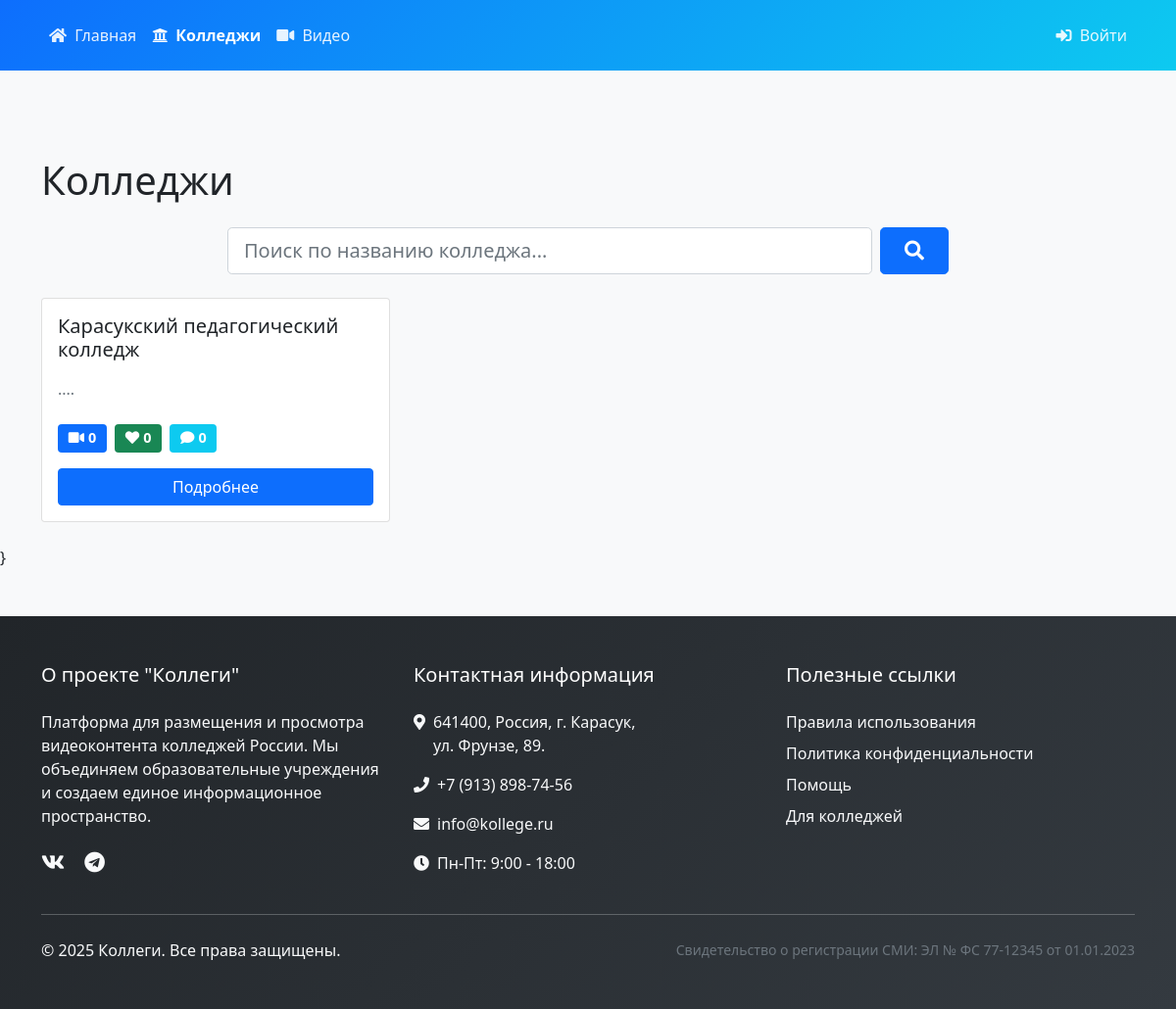
The page /index.php?page=colleges on the database as committed earlier.
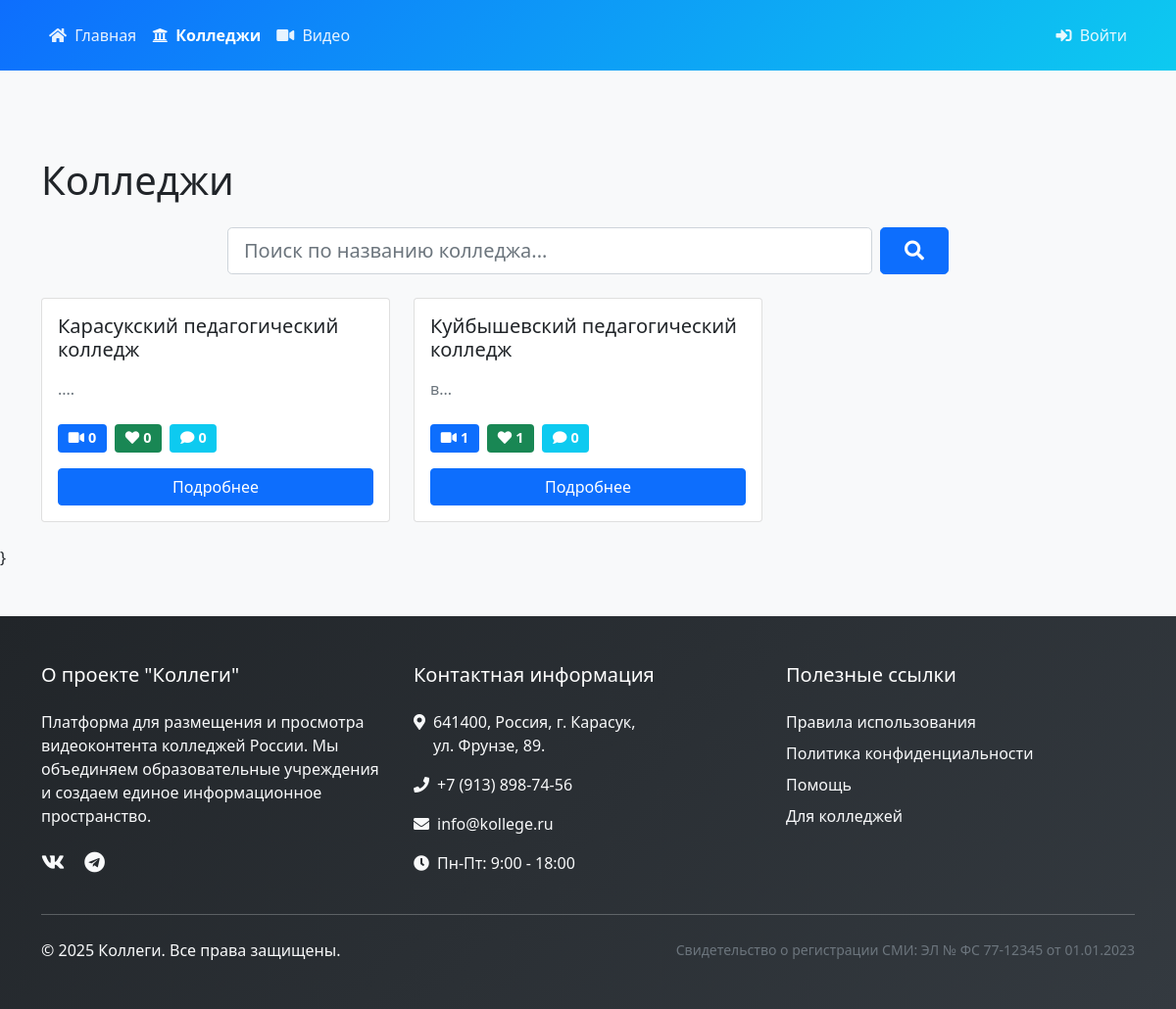
The same page on the database as committed later.
### tables this page shows
CREATE TABLE `users` (
  `id` int(11) NOT NULL,
  `username` varchar(50) NOT NULL,
  `email` varchar(100) NOT NULL,
  `password` varchar(255) NOT NULL,
  `college_name` varchar(100) NOT NULL,
  `description` text DEFAULT NULL,
  `role` enum('admin','college') DEFAULT 'college',
  `created_at` timestamp NOT NULL DEFAULT current_timestamp(),
  `reset_token` varchar(255) DEFAULT NULL,
  `reset_token_expires` timestamp NULL DEFAULT NULL,
  `website` varchar(255) DEFAULT NULL,
  `social_vk` varchar(255) DEFAULT NULL,
  `social_rutube` varchar(255) DEFAULT NULL,
  `profile_image` varchar(255) DEFAULT NULL
);

### pages/colleges/list.php (the view, shortened to what this page needs)
<?php
$search = isset($_GET['search']) ? trim($_GET['search']) : '';
$query = "SELECT u.*,
          COUNT(DISTINCT v.id) as video_count,
          COUNT(DISTINCT vl.id) as total_likes,
          COUNT(DISTINCT vc.id) as total_comments
          FROM users u
          LEFT JOIN videos v ON u.id = v.college_id AND v.status = 'approved'
          LEFT JOIN video_likes vl ON v.id = vl.video_id
          LEFT JOIN video_comments vc ON v.id = vc.video_id
          WHERE u.role = 'college'";
$query .= " GROUP BY u.id ORDER BY u.college_name";
$stmt = $db->prepare($query);
$stmt->execute();
$colleges = $stmt->fetchAll();
?>
<div class="container py-4">
    <h1 class="mb-4">Колледжи</h1>
    <div class="row mb-4">
        <div class="col-md-8 mx-auto">
            <form method="GET" action="index.php" class="d-flex gap-2">
                <input type="text"
                       class="form-control form-control-lg"
                       id="search"
                       name="search"
                       placeholder="Поиск по названию колледжа..."
                       value="<?php echo htmlspecialchars($search); ?>">
                <button type="submit" class="btn btn-primary btn-lg px-4">
                    <i class="fas fa-search"></i>
                </button>
            </form>
        </div>
    </div>
    <?php if (empty($colleges)): ?>
        <div class="alert alert-info">
            <i class="fas fa-info-circle me-2"></i>
            <?php echo empty($search) ? 'Колледжи не найдены.' : 'По вашему запросу ничего не найдено.'; ?>
        </div>
    <?php else: ?>
        <div class="row row-cols-1 row-cols-md-2 row-cols-lg-3 g-4">
            <?php foreach($colleges as $college): ?>
                <div class="col">
                    <div class="card h-100 hover-card">
                        <div class="card-body">
                            <h5 class="card-title"><?php echo htmlspecialchars($college['college_name']); ?></h5>
                            <?php if ($college['description']): ?>
                                <p class="card-text"><?php echo htmlspecialchars(mb_substr($college['description'], 0, 150)) . '...'; ?></p>
                            <?php endif; ?>
                            <div class="d-flex justify-content-between align-items-center mb-3">
                                <div class="btn-group">
                                    <span class="badge bg-primary me-2" title="Видео">
                                        <i class="fas fa-video me-1"></i><?php echo $college['video_count']; ?>
                                    </span>
                                    <span class="badge bg-success me-2" title="Лайки">
                                        <i class="fas fa-heart me-1"></i><?php echo $college['total_likes']; ?>
                                    </span>
                                    <span class="badge bg-info" title="Комментарии">
                                        <i class="fas fa-comment me-1"></i><?php echo $college['total_comments']; ?>
                                    </span>
                                </div>
                            </div>
                            <div class="d-grid">
                                <a href="index.php?page=college&id=<?php echo $college['id']; ?>"
                                   class="btn btn-primary">
                                    Подробнее
                                </a>
                            </div>
                        </div>
                    </div>
                </div>
            <?php endforeach; ?>
        </div>
    <?php endif; ?>
</div>
}

### includes/header.php (shortened to what this page needs)
<!DOCTYPE html>
<html lang="ru">
<head>
    <link href="https://cdn.jsdelivr.net/npm/bootstrap@5.1.3/dist/css/bootstrap.min.css" rel="stylesheet">
    <link href="https://cdnjs.cloudflare.com/ajax/libs/font-awesome/5.15.4/css/all.min.css" rel="stylesheet">
</head>
<body>
    <nav class="navbar navbar-expand-lg navbar-dark">
        <div class="container">
            <div class="collapse navbar-collapse" id="navbarNav">
                <ul class="navbar-nav me-auto">
                    <li class="nav-item">
                        <a class="nav-link <?php echo $page === 'home' ? 'active' : ''; ?>" href="index.php">
                            <i class="fas fa-home me-1"></i>
                            Главная
                        </a>
                    </li>
                    <li class="nav-item">
                        <a class="nav-link <?php echo $page === 'colleges' ? 'active' : ''; ?>" href="index.php?page=colleges">
                            <i class="fas fa-university me-1"></i>
                            Колледжи
                        </a>
                    </li>
                    <li class="nav-item">
                        <a class="nav-link <?php echo $page === 'videos' ? 'active' : ''; ?>" href="index.php?page=videos">
                            <i class="fas fa-video me-1"></i>
                            Видео
                        </a>
                    </li>
                </ul>
                <div class="navbar-nav">
                    <?php if (isset($_SESSION['user_id'])): ?>
                        <div class="nav-item dropdown">
                            <a class="nav-link dropdown-toggle" href="#" id="navbarDropdown" role="button" data-bs-toggle="dropdown">
                                <i class="fas fa-user-circle me-1"></i>
                                <?php echo htmlspecialchars($_SESSION['college_name']); ?>
                            </a>
                            <ul class="dropdown-menu dropdown-menu-end">
                                <li>
                                    <?php if (isset($_SESSION['role']) && $_SESSION['role'] == 'admin'): ?>
                                    <a class="dropdown-item" href="index.php?page=admin">
                                        <i class="fas fa-cog me-1"></i>
                                        Панель администратора
                                    </a>
                                    <?php else: ?>
                                    <a class="dropdown-item" href="index.php?page=college&id=<?php echo $_SESSION['user_id']; ?>">
                                        <i class="fas fa-cog me-1"></i>
                                        Профиль
                                    </a>
                                    <?php endif; ?>
                                </li>
                                <li><hr class="dropdown-divider"></li>
                                <li>
                                    <a class="dropdown-item text-danger" href="index.php?page=logout">
                                        <i class="fas fa-sign-out-alt me-1"></i>
                                        Выйти
                                    </a>
                                </li>
                            </ul>
                        </div>
                    <?php else: ?>
                        <a class="nav-link" href="index.php?page=login">
                            <i class="fas fa-sign-in-alt me-1"></i>
                            Войти
                        </a>
                    <?php endif; ?>
                </div>
            </div>
        </div>
    </nav>
    <div class="content">
    </div>
</body>
</html>

### index.php (shortened to what this page needs)
<?php
$page = isset($_GET['page']) ? $_GET['page'] : 'home';
include 'includes/header.php';
switch($page) {
    case 'colleges':
        include 'pages/colleges/list.php';
        break;
}
include 'includes/footer.php';
?>

### includes/footer.php (shortened to what this page needs)
    <footer class="footer mt-5 py-5 bg-dark text-light">
        <div class="container">
            <div class="row">
                <div class="col-md-4 mb-4 mb-md-0">
                    <h5 class="mb-4 text-white">О проекте "Коллеги"</h5>
                    <p class="mb-4">Платформа для размещения и просмотра видеоконтента колледжей России. Мы объединяем образовательные учреждения и создаем единое информационное пространство.</p>
                    <div class="social-links">
                        <a href="#" class="text-light me-3"><i class="fab fa-vk fa-lg"></i></a>
                        <a href="#" class="text-light me-3"><i class="fab fa-telegram fa-lg"></i></a>
                    </div>
                </div>
                <div class="col-md-4 mb-4 mb-md-0">
                    <h5 class="mb-4 text-white">Контактная информация</h5>
                    <ul class="list-unstyled footer-info">
                        <li class="mb-3">
                            <i class="fas fa-map-marker-alt me-2"></i>
                            641400, Россия, г. Карасук,<br>
                            ул. Фрунзе, 89.
                        </li>
                        <li class="mb-3">
                            <i class="fas fa-phone me-2"></i>
                            <a href="tel:+79138987456" class="text-light text-decoration-none">+7 (913) 898-74-56</a>
                        </li>
                        <li class="mb-3">
                            <i class="fas fa-envelope me-2"></i>
                            <a href="mailto:info@kollege.ru" class="text-light text-decoration-none">info@kollege.ru</a>
                        </li>
                        <li>
                            <i class="fas fa-clock me-2"></i>
                            Пн-Пт: 9:00 - 18:00
                        </li>
                    </ul>
                </div>
                <div class="col-md-4">
                    <h5 class="mb-4 text-white">Полезные ссылки</h5>
                    <ul class="list-unstyled">
                        <li class="mb-2">
                            <a href="#" class="text-light text-decoration-none">Правила использования</a>
                        </li>
                        <li class="mb-2">
                            <a href="#" class="text-light text-decoration-none">Политика конфиденциальности</a>
                        </li>
                        <li class="mb-2">
                            <a href="#" class="text-light text-decoration-none">Помощь</a>
                        </li>
                        <li class="mb-2">
                            <a href="#" class="text-light text-decoration-none">Для колледжей</a>
                        </li>
                    </ul>
                </div>
            </div>
            <hr class="mt-4 mb-4 border-secondary">
            <div class="row align-items-center">
                <div class="col-md-6 text-center text-md-start mb-3 mb-md-0">
                    <p class="mb-0">© <?php echo date('Y'); ?> Коллеги. Все права защищены.</p>
                </div>
                <div class="col-md-6 text-center text-md-end">
                    <p class="mb-0 text-muted small">
                        Свидетельство о регистрации СМИ: ЭЛ № ФС 77-12345 от 01.01.2023
                    </p>
                </div>
            </div>
        </div>
    </footer>
</body>
</html>

### includes/header.php (style rules this page uses)
body { min-height: 100vh; display: flex; flex-direction: column; background-color: #f8f9fa; }
.navbar { background: linear-gradient(135deg, #0d6efd 0%, #0dcaf0 100%); padding: 1rem; }
.nav-link { color: rgba(255,255,255,0.9) !important; transition: color 0.2s; }
.nav-link.active { color: white !important; font-weight: bold; }
.content { flex: 1; padding: 2rem 0; }
.footer { margin-top: auto; background-color: #343a40; color: white; padding: 2rem 0; }

### pages/colleges/list.php (style rules this page uses)
.hover-card { transition: transform 0.2s, box-shadow 0.2s; }
.badge { font-size: 0.9rem; padding: 0.5em 0.75em; }
.card-title { font-size: 1.25rem; margin-bottom: 1rem; }
.card-text { color: #6c757d; margin-bottom: 1.5rem; display: -webkit-box; -webkit-line-clamp: 3; -webkit-box-orient: vertical; overflow: hidden; }

### includes/footer.php (style rules this page uses)
.footer { background: linear-gradient(135deg, #212529 0%, #343a40 100%); }
.footer-info li { display: flex; align-items: start; }
.footer-info li i { margin-top: 4px; }
.social-links a { transition: all 0.3s ease; }

Rows that differ between the two databases and show on the page:
added users: college_name "Куйбышевский педагогический колледж", description "в", video_count "1", total_likes "1", total_comments "0"
